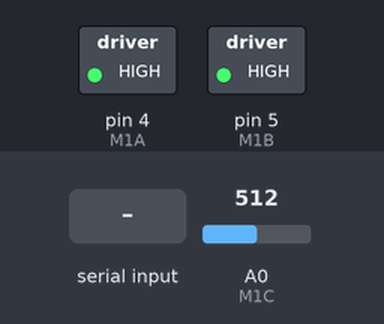
Recording of a sketch running on a simulated Arduino Uno, built with avr-gcc and run on an emulated ATmega328P. Shown: switched loads named in the sketch (green lamp = pin HIGH). The test bench sets the inputs (shaded band); at power-on: A0 (M1C) = 512.

Above: at 1.2 s.
1.3 s: "o" received over Serial
At 2.4 s:
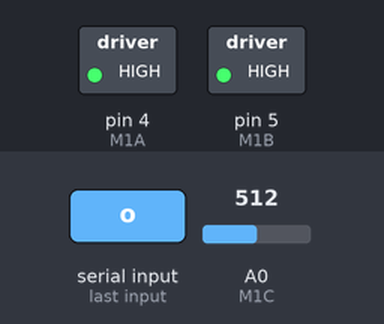
2.8 s: "c" received over Serial
At 3.6 s:
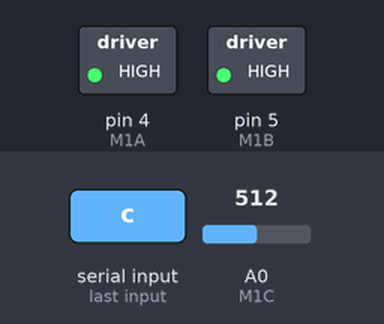
Timing chart, 0 to 5.8 s (numbered marks = the images above; inputs shaded):
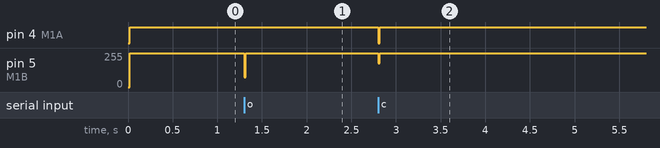

The sketch:

simplegripper.ino
```cpp
//Define Motor control pins and ADC pin
#define M1A 4
#define M1B 5
#define M1C A0

void setup() {
  // put your setup code here, to run once:
  Serial.begin(115200);
  pinMode(M1A, OUTPUT);
  pinMode(M1B, OUTPUT);
  delay(20);
  stop_motor();
}
char data, data2;
unsigned long lastmillis = 0;
unsigned long currentmillis;
unsigned long timeout = 2500;
void loop() {

if (Serial.available() )
  {
    data = Serial.read();
    switch (data)
    {
       case 'o':
        {
        open_gripper(180);
        stop_at_threshold(55);
        }
        break;

        case 'c':
        {
          close_gripper(180);
          stop_at_threshold(55);
        }
        break;

        default:
          break;

    }
    }

  /*
  // put your main code here, to run repeatedly:
  open_gripper(180);
  stop_at_threshold(55);
  delay(2000);
  close_gripper(180);
  stop_at_threshold(55);
  delay(2000);
  */
}

void close_gripper(int pwmvalue)
{
  digitalWrite(M1A, LOW);
  analogWrite(M1B, pwmvalue);
}

void open_gripper(int pwmvalue)
{
  digitalWrite(M1A, HIGH);
  analogWrite(M1B, (255 - pwmvalue));
}

void stop_motor()
{
  digitalWrite(M1A, HIGH);
  digitalWrite(M1B, HIGH);
}


void stop_at_threshold(int thres)
// stope when the current feedback reaches the thres value
{
  lastmillis = millis();
  delay(20);
  while (analogRead(M1C) <= thres)
  {
    currentmillis = millis();
  if (currentmillis - lastmillis >= timeout)
  {
    break;
  }
  }

  /*delay(10);
  //check once again
  while (analogRead(M1C) <= thres)
  {
    ;
  }
*/
  stop_motor();
}
```

Measured:
- after the input at 1.3 s, pin 5 (M1B): 255/255 → 75/255 at once, → 255/255 0.02 s later
- after the input at 2.8 s, pin 4 (M1A): HIGH → LOW at once, → HIGH 0.02 s later; pin 5 (M1B): 255/255 → 180/255 at once, → 255/255 0.02 s later
